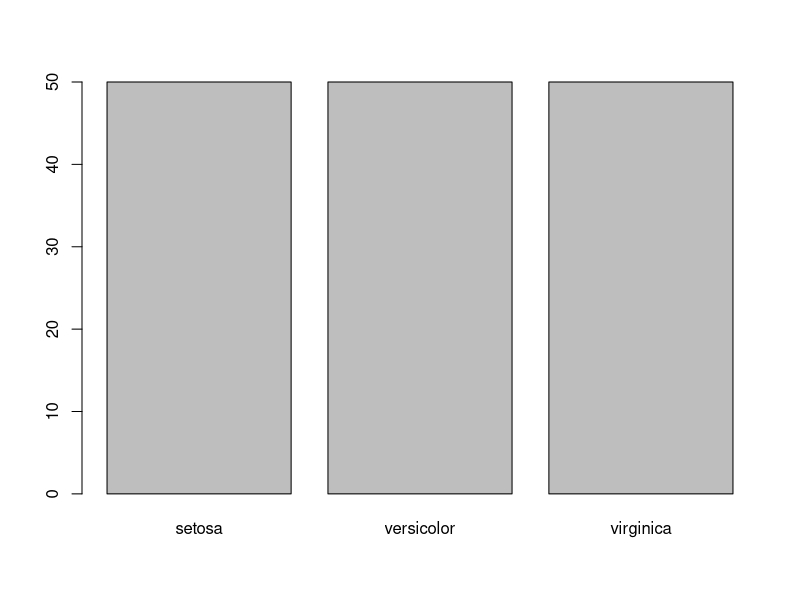
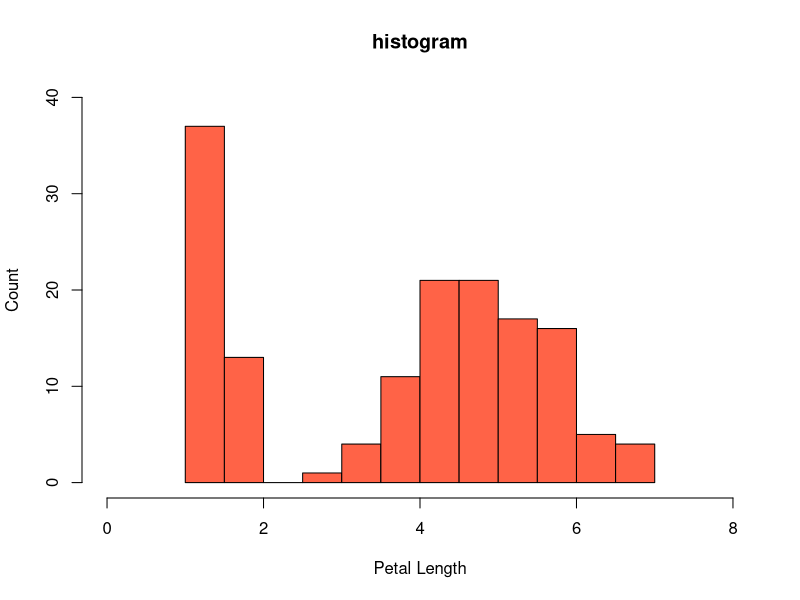

Recreate these plots in R, in order.
# 2. 내장 데이터셋 활용

#  데이터 구조, 변수 개수, 변수 명, 관찰치 개수, 관찰치의 미리보기
str(iris)

# 데이터 상위,하위 n개치 관측치 미리보기 (기본값 = 6)
head(iris, 3)
tail(iris, 3)

# 수치형 자료 : 양적 자료, 연속형 자료
# 범주형 자료 : 질적 자료, 명목형 자료

# 자료 유형 파악
class(iris$Species)

# 자료 요약
summary(iris)

# 범주형 자료의 종류 확인
levels(iris$Species)

# 범주형 자료의 종류별 수 확인
table(iris$Species)

# 범주형 자료의 종류별 수를 바 그래프로
barplot(table(iris$Species))

# 평균값
mean(iris$Petal.Length)

# 분산값
var(iris$Petal.Length)

# 표준편차
sd(iris$Petal.Length)

# 도수분포표
hist(iris$Petal.Length, # 데이터
     col = 'tomato', # 색 설정
     main = 'histogram', # 타이틀
     xlab = 'Petal Length', # x라벨
     ylab = 'Count', # y라벨
     xlim = c(0, 8), # x범위
     ylim = c(0, 40) # y범위
     )
